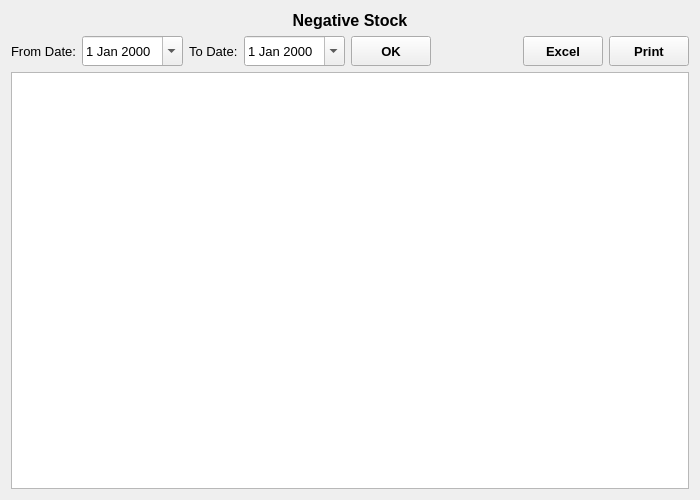
<?xml version="1.0" encoding="UTF-8"?>
<ui version="4.0">
 <class>NegativeStock</class>
 <widget class="QWidget" name="NegativeStock">
  <property name="geometry">
   <rect>
    <x>0</x>
    <y>0</y>
    <width>700</width>
    <height>500</height>
   </rect>
  </property>
  <property name="font">
   <font>
    <family>Microsoft YaHei UI</family>
    <pointsize>10</pointsize>
   </font>
  </property>
  <property name="windowTitle">
   <string>Form</string>
  </property>
  <layout class="QVBoxLayout" name="verticalLayout">
   <item>
    <widget class="QLabel" name="label">
     <property name="font">
      <font>
       <pointsize>12</pointsize>
       <weight>75</weight>
       <bold>true</bold>
      </font>
     </property>
     <property name="text">
      <string>Negative Stock</string>
     </property>
     <property name="alignment">
      <set>Qt::AlignCenter</set>
     </property>
    </widget>
   </item>
   <item>
    <layout class="QHBoxLayout" name="horizontalLayout" stretch="0,0,0,0,0,0,0,0">
     <item>
      <widget class="QLabel" name="fromDateLabel">
       <property name="text">
        <string>From Date:</string>
       </property>
      </widget>
     </item>
     <item>
      <widget class="QDateEdit" name="fromDateDateEdit">
       <property name="minimumSize">
        <size>
         <width>0</width>
         <height>30</height>
        </size>
       </property>
       <property name="calendarPopup">
        <bool>true</bool>
       </property>
      </widget>
     </item>
     <item>
      <widget class="QLabel" name="toDateLabel">
       <property name="text">
        <string>To Date:</string>
       </property>
      </widget>
     </item>
     <item>
      <widget class="QDateEdit" name="toDateDateEdit">
       <property name="minimumSize">
        <size>
         <width>0</width>
         <height>30</height>
        </size>
       </property>
       <property name="calendarPopup">
        <bool>true</bool>
       </property>
      </widget>
     </item>
     <item>
      <widget class="QToolButton" name="OKButton">
       <property name="minimumSize">
        <size>
         <width>80</width>
         <height>30</height>
        </size>
       </property>
       <property name="font">
        <font>
         <weight>75</weight>
         <bold>true</bold>
        </font>
       </property>
       <property name="text">
        <string>OK</string>
       </property>
      </widget>
     </item>
     <item>
      <spacer name="horizontalSpacer">
       <property name="orientation">
        <enum>Qt::Horizontal</enum>
       </property>
       <property name="sizeHint" stdset="0">
        <size>
         <width>40</width>
         <height>20</height>
        </size>
       </property>
      </spacer>
     </item>
     <item>
      <widget class="QToolButton" name="excelButton">
       <property name="minimumSize">
        <size>
         <width>80</width>
         <height>30</height>
        </size>
       </property>
       <property name="font">
        <font>
         <weight>75</weight>
         <bold>true</bold>
        </font>
       </property>
       <property name="text">
        <string>Excel</string>
       </property>
      </widget>
     </item>
     <item>
      <widget class="QToolButton" name="printButton">
       <property name="minimumSize">
        <size>
         <width>80</width>
         <height>30</height>
        </size>
       </property>
       <property name="font">
        <font>
         <weight>75</weight>
         <bold>true</bold>
        </font>
       </property>
       <property name="text">
        <string>Print</string>
       </property>
      </widget>
     </item>
    </layout>
   </item>
   <item>
    <widget class="QTableView" name="tableView">
     <property name="font">
      <font>
       <pointsize>12</pointsize>
      </font>
     </property>
     <property name="alternatingRowColors">
      <bool>true</bool>
     </property>
    </widget>
   </item>
  </layout>
 </widget>
 <resources/>
 <connections/>
</ui>
